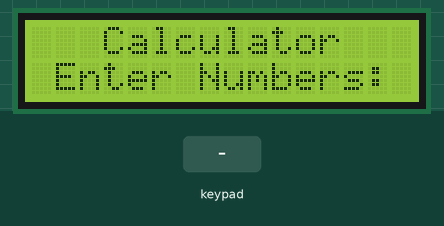
Simulated run of this sketch. Board: Arduino Uno, built with avr-gcc and run on an emulated ATmega328P. Shown: 16×2 character LCD. Inputs (shaded band) come from the test bench.

Above: at 0.1 s.
3.3 s: key '*' pressed
At 3.9 s:
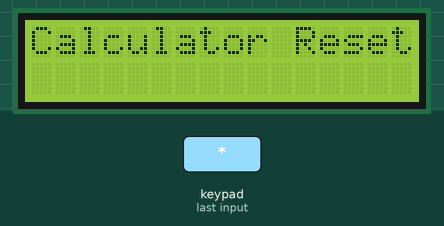
5.8 s: keypad keys 9 8 7 6 A pressed 0.4 s apart
At 7.9 s:
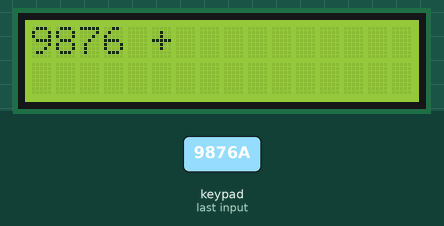
9.3 s: key 'A' pressed
At 10.4 s:
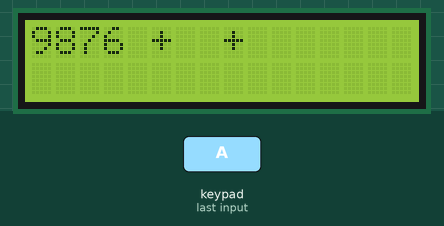
10.8 s: keypad keys 9 8 7 6 # pressed 0.4 s apart
At 13.1 s:
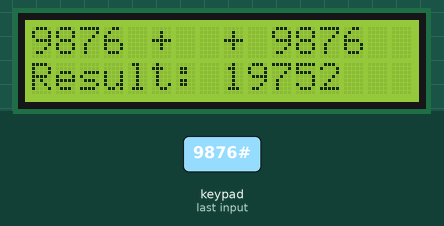
14.3 s: key 'C' pressed
At 15.4 s:
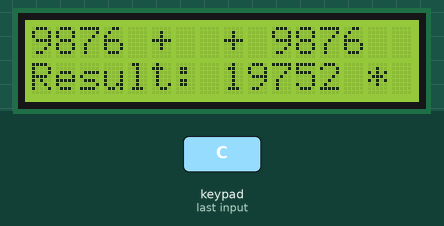
Timing chart, 0 to 16.8 s (numbered marks = the images above; inputs shaded):
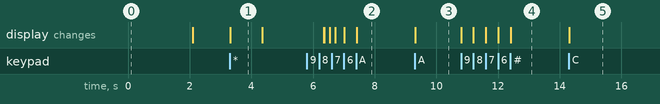

Measured:
- after the input at 3.3 s, the display: changes at once (image 1)
- after the input at 5.8 s, the display: first differs from a run without the input after 0.57 s (image 2 shows a later state)
- after the input at 9.3 s, the display: changes at once (image 3)
- after the input at 10.8 s, the display: first changes at once (image 4 shows a later state)
- after the input at 14.3 s, the display: changes at once (image 5)
- what the display in image 1 shows lasts 1.0 s, from 3.3 s to 4.3 s

The sketch:

uino_diy_calculator_using_a_4_4_keypad_and_16_2_lcd_display1.ino
```cpp
// C++ code
//
// Mahamudul Hasan
#include <Keypad.h>
#include <Adafruit_LiquidCrystal.h>


const byte ROWS = 4; // Four rows
const byte COLS = 4; // Four columns

char keys[ROWS][COLS] = {
  {'1', '2', '3', 'A'},
  {'4', '5', '6', 'B'},
  {'7', '8', '9', 'C'},
  {'*', '0', '#', 'D'}
};

byte rowPins[ROWS] = {9, 8, 7, 6}; // Connect to the row pinouts of the keypad
byte colPins[COLS] = {5, 4, 3, 2}; // Connect to the column pinouts of the keypad

Keypad keypad = Keypad(makeKeymap(keys), rowPins, colPins, ROWS, COLS);
Adafruit_LiquidCrystal lcd(0);

// Declaring variables for calculations
long num1 = 0, num2 = 0, result = 0;
char key;
char op = 'w';


void setup()
{
  lcd.begin(16, 2);
  lcd.setCursor(3,0);
  lcd.print("Calculator");
  lcd.setCursor(1,1);
  lcd.print("Enter Numbers:");
  delay(2000);
  lcd.clear();
  lcd.setCursor(0, 0);
}


void loop()
{

  key = keypad.getKey();


  if (key) // If a key is pressed
  {
    if (key >= '0' && key <= '9') // If the key is a number
    {
      if (op == 'w') // If num1 is not set, set it
      {
        num1  = 10 * num1 + (key - '0'); // Convert char to int and accumulate
        lcd.print(key);
      }
      else if (op == '+' || op == '-' || op == '*' || op == '/') // If num2 is not set, set it
      {
        num2 = 10 * num2 + (key - '0'); // Convert char to int and accumulate
        lcd.print(key);
      }
    }
    else if (key == 'A') // If the key is 'A', perform addition
    {
      op = '+';
      lcd.print(" + ");
    }
    else if (key == 'B') // If the key is 'B', perform subtraction
    {
      op = '-';
      lcd.print(" - ");
    }
    else if (key == 'C') // If the key is 'C', perform multiplication
    {
      op = '*';
      lcd.print(" * ");
    }
    else if (key == 'D') // If the key is 'D', perform division
    {
      op = '/';
      lcd.print(" / ");
    }


    else if (key == '#') // If the key is '#', calculate the result
    {
      if (op == '+')
      {
        result = num1 + num2;
        lcd.setCursor(0, 1);
        lcd.print("Result: ");
        lcd.print(result);
      }
      else if (op == '-')
      {
        result = num1 - num2;
        lcd.setCursor(0, 1);
        lcd.print("Result: ");
        lcd.print(result);
      }
      else if (op == '*')
      {
        result = num1 * num2;
        lcd.setCursor(0, 1);
        lcd.print("Result: ");
        lcd.print(result);
      }
      else if (op == '/')
      {
        if (num2 != 0) // Check for division by zero
        {
          result = num1 / num2;
          lcd.setCursor(0, 1);
          lcd.print("Result: ");
          lcd.print(result);
        }
        else
        {
          lcd.setCursor(0, 1);
          lcd.print("Error: Div by 0");
        }
      }
    }
    else if (key == '*') // If the key is '*', reset the calculator
    {
      num1 = 0;
      num2 = 0;
      result = 0;
      op = 'w';
      lcd.clear();
      lcd.setCursor(0, 0);
      lcd.print("Calculator Reset");
      delay(1000);
      lcd.clear();
      lcd.setCursor(3,0);
      lcd.print("Calculator");
      lcd.setCursor(1,1);
      lcd.print("Enter Numbers:");
      delay(2000);
      lcd.clear();
      lcd.setCursor(0, 0);
    }
  }
}
```
